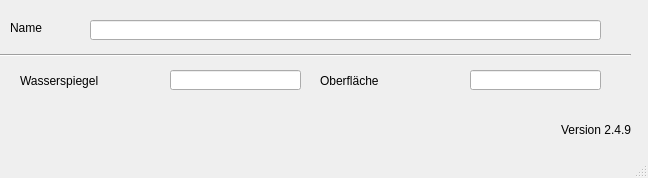
<?xml version="1.0" encoding="UTF-8"?>
<ui version="4.0">
 <class>MainWindow</class>
 <widget class="QMainWindow" name="MainWindow">
  <property name="geometry">
   <rect>
    <x>0</x>
    <y>0</y>
    <width>648</width>
    <height>178</height>
   </rect>
  </property>
  <property name="windowTitle">
   <string>MainWindow</string>
  </property>
  <widget class="QWidget" name="centralwidget">
   <widget class="QLabel" name="label">
    <property name="geometry">
     <rect>
      <x>10</x>
      <y>20</y>
      <width>46</width>
      <height>16</height>
     </rect>
    </property>
    <property name="text">
     <string>Name</string>
    </property>
   </widget>
   <widget class="QLabel" name="label_20">
    <property name="geometry">
     <rect>
      <x>20</x>
      <y>70</y>
      <width>121</width>
      <height>21</height>
     </rect>
    </property>
    <property name="text">
     <string>Wasserspiegel</string>
    </property>
   </widget>
   <widget class="Line" name="line">
    <property name="geometry">
     <rect>
      <x>0</x>
      <y>40</y>
      <width>631</width>
      <height>31</height>
     </rect>
    </property>
    <property name="orientation">
     <enum>Qt::Horizontal</enum>
    </property>
   </widget>
   <widget class="QLineEdit" name="schnam">
    <property name="geometry">
     <rect>
      <x>90</x>
      <y>20</y>
      <width>511</width>
      <height>20</height>
     </rect>
    </property>
   </widget>
   <widget class="QLineEdit" name="wspiegel">
    <property name="geometry">
     <rect>
      <x>170</x>
      <y>70</y>
      <width>131</width>
      <height>20</height>
     </rect>
    </property>
   </widget>
   <widget class="QLabel" name="label_21">
    <property name="geometry">
     <rect>
      <x>320</x>
      <y>70</y>
      <width>121</width>
      <height>21</height>
     </rect>
    </property>
    <property name="text">
     <string>Oberfläche</string>
    </property>
   </widget>
   <widget class="QLineEdit" name="oberfl">
    <property name="geometry">
     <rect>
      <x>470</x>
      <y>70</y>
      <width>131</width>
      <height>20</height>
     </rect>
    </property>
   </widget>
   <widget class="QLabel" name="lb_version">
    <property name="geometry">
     <rect>
      <x>560</x>
      <y>120</y>
      <width>71</width>
      <height>20</height>
     </rect>
    </property>
    <property name="toolTip">
     <string>Version QKan Import</string>
    </property>
    <property name="text">
     <string>Version 2.4.9</string>
    </property>
    <property name="alignment">
     <set>Qt::AlignRight|Qt::AlignTrailing|Qt::AlignVCenter</set>
    </property>
   </widget>
  </widget>
  <widget class="QMenuBar" name="menubar">
   <property name="geometry">
    <rect>
     <x>0</x>
     <y>0</y>
     <width>648</width>
     <height>21</height>
    </rect>
   </property>
  </widget>
  <widget class="QStatusBar" name="statusbar"/>
 </widget>
 <resources/>
 <connections/>
</ui>
